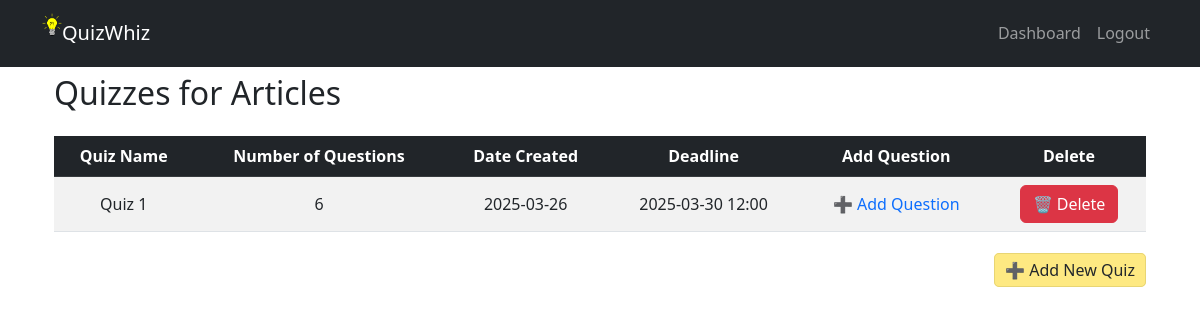
Screenshot of /admin/show_quizzes/1 (signed in) with the database file from the repository.
### app.py (models this page shows)
class Chapter(db.Model):
    id = db.Column(db.Integer, primary_key=True)
    name = db.Column(db.String(150), nullable=False)
    subject_id = db.Column(db.Integer, db.ForeignKey('subject.id'), nullable=False)
    quizzes = db.relationship('Quiz', backref='chapter', cascade="all, delete", lazy=True)

class Quiz(db.Model):
    id = db.Column(db.Integer, primary_key=True)
    name = db.Column(db.String(100), nullable=False)  # Quiz name
    chapter_id = db.Column(db.Integer, db.ForeignKey('chapter.id'), nullable=False)
    attempts = db.Column(db.Integer, default=0)  # Number of attempts
    highest_score = db.Column(db.Float, default=0)  # Highest score among attempts
    date_of_quiz = db.Column(db.String(50))
    deadline = db.Column(db.DateTime, nullable = False)
    max_score = db.Column(db.Integer, default = 0)
    questions = db.relationship('Question', backref='quiz', lazy=True)

### app.py (the view)
@app.route('/admin/show_quizzes/<int:chapter_id>')
@login_required
def show_quizzes(chapter_id):
    if not current_user.is_admin:
        flash("Unauthorized access!", "danger")
        return redirect(url_for('dashboard'))
    chapter = Chapter.query.get_or_404(chapter_id)
    quizzes = Quiz.query.filter_by(chapter_id=chapter_id).all()
    quiz_data = []
    for quiz in quizzes:
        num_questions = len(quiz.questions)
        quiz_data.append({
            'id': quiz.id,
            'name': quiz.name,
            'attempts': quiz.attempts,
            'highest_score': quiz.highest_score,
            'date_of_quiz' : quiz.date_of_quiz,
            'deadline' : quiz.deadline,
            'num_questions': num_questions,  # Added count of questions
        })
    return render_template('show_quizzes.html', chapter=chapter, quizzes=quiz_data)

### app.py (called while the page is built)
@login_manager.user_loader
def load_user(user_id):
    return User.query.get(int(user_id))

@app.before_request
def restrict_admin_routes():
    admin_routes = ['/admin/add_subject', '/admin/add_chapter/<int:subject_id>', '/admin/show_chapters/<int:subject_id>']
    if request.path.startswith('/admin') and (not current_user.is_authenticated or not current_user.is_admin):
        flash("Access denied! Admin privileges required.", "danger")
        return redirect(url_for('dashboard'))

@app.before_request
def ensure_fresh_login():
    if current_user.is_authenticated:
        user = User.query.get(current_user.id)
        if not user:
            print("🔄 Session expired or user role changed. Logging out...")
            logout_user()
            return redirect(url_for('login'))

### templates/show_quizzes.html
{% extends "base.html" %}
{% block content %}
<div class="container mt-4">
    <div class="d-flex justify-content-between align-items-center">
        <h2>Quizzes for {{ chapter.name }}</h2>
    </div>
    {% if quizzes %}
    <div class="table-responsive mt-3">
        <table class="table table-striped text-center">
            <thead class="table-dark">
                <tr>
                    <th>Quiz Name</th>
                    <th>Number of Questions</th>
                    <th>Date Created</th>
                    <th>Deadline</th>
                    <th>Add Question</th>
                    <th>Delete</th>
                </tr>
            </thead>
            <tbody>
                {% for quiz in quizzes %}
                <tr>
                    <td class="align-middle">{{ quiz.name }}</td>
                    <td class="align-middle">{{ quiz.num_questions|default(0) }}</td>
                    <td class="align-middle">{{ quiz.date_of_quiz }}</td>
                    <td class="align-middle">{{ quiz.deadline.strftime('%Y-%m-%d %H:%M') }}</td>
                    <td class="align-middle">
                        <a href="{{ url_for('add_question', quiz_id=quiz.id) }}" style="text-decoration: none;">
                            ➕ Add Question
                        </a>
                    </td>
                    <td class="align-middle">
                        <form action="{{ url_for('delete_quiz', quiz_id=quiz.id) }}" method="POST" onsubmit="return confirm('Are you sure you want to delete this quiz?');">
                            <button type="submit" class="btn btn-danger">🗑️ Delete</button>
                        </form>
                    </td>
                </tr>
                {% endfor %}
            </tbody>
        </table>
    </div>
    {% else %}
    <p class="text-center text-muted mt-3">No quiz available. Start by adding a new quiz.</p>
    {% endif %}
    <div style="text-align: right; margin-top: 10px;">
        <a href="{{ url_for('add_quiz', chapter_id=chapter.id) }}" class="start-quiz-btn">
            ➕ Add New Quiz
        </a>
    </div>
</div>
{% endblock %}

### static/css/styles.css (style rules this page uses)
body { font-family: Arial, sans-serif; background-color: #f8f9fa; color: #333; padding-top: 50px; overflow-x: hidden; }
.container { max-width: 800px; margin: auto; }
.btn { border-radius: 5px; }
.start-quiz-btn { background-color: rgb(254, 233, 130); color:#23272b; border: none; padding: 5px 10px; border-radius: 5px; cursor: pointer; transition: background-color 0.3s ease-in-out; border: 1px solid rgb(232, 213, 116); margin-top: 20px; text-decoration: none; }

### rows the page displays
Chapter: name "Articles"
Quiz: name "Quiz 1", num_questions "6", date_of_quiz "2025-03-26", deadline "2025-03-30 12:00"
